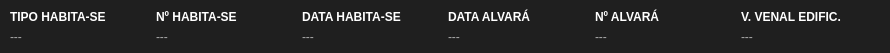
   <widget class="QWidget" name="widgetDadosEdificacao_2" native="true">
    <property name="geometry">
     <rect>
      <x>0</x>
      <y>74</y>
      <width>890</width>
      <height>53</height>
     </rect>
    </property>
    <property name="styleSheet">
     <string notr="true">background-color: #1f1f1f;
border-radius: 4px;</string>
    </property>
    <widget class="QWidget" name="horizontalLayoutWidget_18">
     <property name="geometry">
      <rect>
       <x>10</x>
       <y>6</y>
       <width>871</width>
       <height>41</height>
      </rect>
     </property>
     <layout class="QHBoxLayout" name="horizontalLayout_18" stretch="0,0,0,0,0,0">
      <item>
       <layout class="QVBoxLayout" name="verticalLayout_77">
        <property name="spacing">
         <number>0</number>
        </property>
        <item>
         <widget class="QLabel" name="label_13">
          <property name="sizePolicy">
           <sizepolicy hsizetype="Expanding" vsizetype="Preferred">
            <horstretch>0</horstretch>
            <verstretch>0</verstretch>
           </sizepolicy>
          </property>
          <property name="maximumSize">
           <size>
            <width>16777215</width>
            <height>16777215</height>
           </size>
          </property>
          <property name="styleSheet">
           <string notr="true">font-weight: bold;
color: white;</string>
          </property>
          <property name="text">
           <string>TIPO HABITA-SE</string>
          </property>
         </widget>
        </item>
        <item>
         <widget class="QLabel" name="labelUnidadeAvaliacaoHabite">
          <property name="sizePolicy">
           <sizepolicy hsizetype="Expanding" vsizetype="Preferred">
            <horstretch>0</horstretch>
            <verstretch>0</verstretch>
           </sizepolicy>
          </property>
          <property name="maximumSize">
           <size>
            <width>16777215</width>
            <height>16777215</height>
           </size>
          </property>
          <property name="styleSheet">
           <string notr="true">color: #aaa;</string>
          </property>
          <property name="text">
           <string>---</string>
          </property>
         </widget>
        </item>
       </layout>
      </item>
      <item>
       <layout class="QVBoxLayout" name="verticalLayout_78">
        <property name="spacing">
         <number>0</number>
        </property>
        <item>
         <widget class="QLabel" name="label_14">
          <property name="sizePolicy">
           <sizepolicy hsizetype="Expanding" vsizetype="Preferred">
            <horstretch>0</horstretch>
            <verstretch>0</verstretch>
           </sizepolicy>
          </property>
          <property name="maximumSize">
           <size>
            <width>16777215</width>
            <height>16777215</height>
           </size>
          </property>
          <property name="styleSheet">
           <string notr="true">font-weight: bold;
color: white;</string>
          </property>
          <property name="text">
           <string>Nº HABITA-SE</string>
          </property>
         </widget>
        </item>
        <item>
         <widget class="QLabel" name="labelHabiteNumeroFalta">
          <property name="sizePolicy">
           <sizepolicy hsizetype="Expanding" vsizetype="Preferred">
            <horstretch>0</horstretch>
            <verstretch>0</verstretch>
           </sizepolicy>
          </property>
          <property name="maximumSize">
           <size>
            <width>16777215</width>
            <height>16777215</height>
           </size>
          </property>
          <property name="styleSheet">
           <string notr="true">color: #aaa;</string>
          </property>
          <property name="text">
           <string>---</string>
          </property>
         </widget>
        </item>
       </layout>
      </item>
      <item>
       <layout class="QVBoxLayout" name="verticalLayout_79">
        <property name="spacing">
         <number>0</number>
        </property>
        <item>
         <widget class="QLabel" name="label_15">
          <property name="sizePolicy">
           <sizepolicy hsizetype="Expanding" vsizetype="Preferred">
            <horstretch>0</horstretch>
            <verstretch>0</verstretch>
           </sizepolicy>
          </property>
          <property name="maximumSize">
           <size>
            <width>16777215</width>
            <height>16777215</height>
           </size>
          </property>
          <property name="styleSheet">
           <string notr="true">font-weight: bold;
color: white;</string>
          </property>
          <property name="text">
           <string>DATA HABITA-SE</string>
          </property>
         </widget>
        </item>
        <item>
         <widget class="QLabel" name="labelHabiteDataFalta">
          <property name="sizePolicy">
           <sizepolicy hsizetype="Expanding" vsizetype="Preferred">
            <horstretch>0</horstretch>
            <verstretch>0</verstretch>
           </sizepolicy>
          </property>
          <property name="maximumSize">
           <size>
            <width>16777215</width>
            <height>16777215</height>
           </size>
          </property>
          <property name="styleSheet">
           <string notr="true">color: #aaa;</string>
          </property>
          <property name="text">
           <string>---</string>
          </property>
         </widget>
        </item>
       </layout>
      </item>
      <item>
       <layout class="QVBoxLayout" name="verticalLayout_80">
        <property name="spacing">
         <number>0</number>
        </property>
        <item>
         <widget class="QLabel" name="label_16">
          <property name="sizePolicy">
           <sizepolicy hsizetype="Expanding" vsizetype="Preferred">
            <horstretch>0</horstretch>
            <verstretch>0</verstretch>
           </sizepolicy>
          </property>
          <property name="maximumSize">
           <size>
            <width>16777215</width>
            <height>16777215</height>
           </size>
          </property>
          <property name="styleSheet">
           <string notr="true">font-weight: bold;
color: white;</string>
          </property>
          <property name="text">
           <string>DATA ALVARÁ</string>
          </property>
         </widget>
        </item>
        <item>
         <widget class="QLabel" name="labelAlvaraDataFalta">
          <property name="sizePolicy">
           <sizepolicy hsizetype="Expanding" vsizetype="Preferred">
            <horstretch>0</horstretch>
            <verstretch>0</verstretch>
           </sizepolicy>
          </property>
          <property name="maximumSize">
           <size>
            <width>16777215</width>
            <height>16777215</height>
           </size>
          </property>
          <property name="styleSheet">
           <string notr="true">color: #aaa;</string>
          </property>
          <property name="text">
           <string>---</string>
          </property>
         </widget>
        </item>
       </layout>
      </item>
      <item>
       <layout class="QVBoxLayout" name="verticalLayout_81">
        <property name="spacing">
         <number>0</number>
        </property>
        <item>
         <widget class="QLabel" name="label_17">
          <property name="sizePolicy">
           <sizepolicy hsizetype="Expanding" vsizetype="Preferred">
            <horstretch>0</horstretch>
            <verstretch>0</verstretch>
           </sizepolicy>
          </property>
          <property name="maximumSize">
           <size>
            <width>16777215</width>
            <height>16777215</height>
           </size>
          </property>
          <property name="styleSheet">
           <string notr="true">font-weight: bold;
color: white;</string>
          </property>
          <property name="text">
           <string>Nº ALVARÁ</string>
          </property>
         </widget>
        </item>
        <item>
         <widget class="QLabel" name="labelAlvaraNumeroFalta">
          <property name="sizePolicy">
           <sizepolicy hsizetype="Expanding" vsizetype="Preferred">
            <horstretch>0</horstretch>
            <verstretch>0</verstretch>
           </sizepolicy>
          </property>
          <property name="maximumSize">
           <size>
            <width>16777215</width>
            <height>16777215</height>
           </size>
          </property>
          <property name="styleSheet">
           <string notr="true">color: #aaa;</string>
          </property>
          <property name="text">
           <string>---</string>
          </property>
         </widget>
        </item>
       </layout>
      </item>
      <item>
       <layout class="QVBoxLayout" name="verticalLayout_82">
        <property name="spacing">
         <number>0</number>
        </property>
        <item>
         <widget class="QLabel" name="label_18">
          <property name="sizePolicy">
           <sizepolicy hsizetype="Expanding" vsizetype="Preferred">
            <horstretch>0</horstretch>
            <verstretch>0</verstretch>
           </sizepolicy>
          </property>
          <property name="maximumSize">
           <size>
            <width>16777215</width>
            <height>16777215</height>
           </size>
          </property>
          <property name="styleSheet">
           <string notr="true">font-weight: bold;
color: white;</string>
          </property>
          <property name="text">
           <string>V. VENAL EDIFIC.</string>
          </property>
         </widget>
        </item>
        <item>
         <widget class="QLabel" name="labelValorVenalConstrucao">
          <property name="sizePolicy">
           <sizepolicy hsizetype="Expanding" vsizetype="Preferred">
            <horstretch>0</horstretch>
            <verstretch>0</verstretch>
           </sizepolicy>
          </property>
          <property name="maximumSize">
           <size>
            <width>16777215</width>
            <height>16777215</height>
           </size>
          </property>
          <property name="styleSheet">
           <string notr="true">color: #aaa;</string>
          </property>
          <property name="text">
           <string>---</string>
          </property>
         </widget>
        </item>
       </layout>
      </item>
     </layout>
    </widget>
   </widget>
